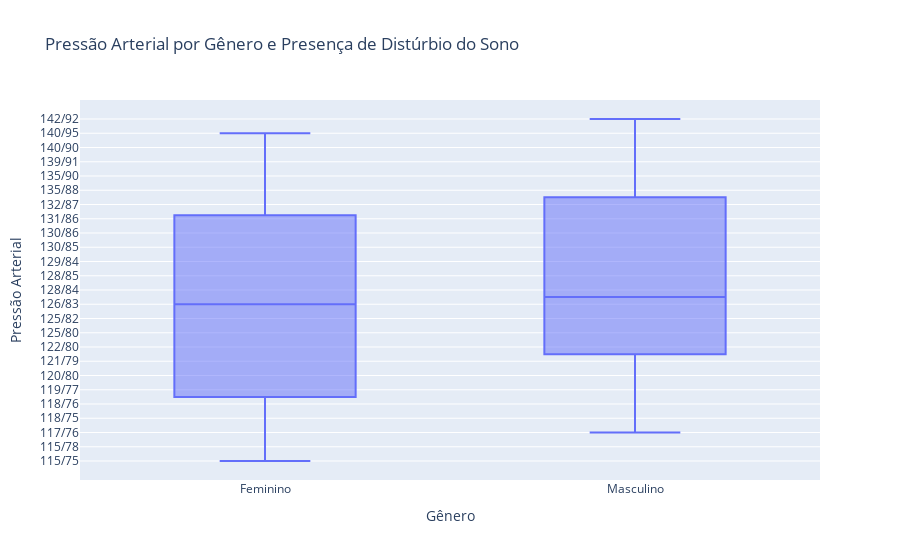

Here is the notebook cell this chart was saved with:
### Code cell
pressao = criar_tabela_agrupada('Pressão Arterial', 'Gênero').sort_values(by=['Pressão Arterial'], ascending=True).reset_index(drop=True)

fig = px.box(pressao, y='Pressão Arterial', x='Gênero', title='Pressão Arterial por Gênero e Presença de Distúrbio do Sono')
fig.show()

### Figure 1 — Plotly figure (JSON) as saved in the notebook; plotly's stock layout.template omitted (floating-point values rounded to 4 significant figures)
{"data": [{"alignmentgroup": "True", "hovertemplate": "Gênero=%{x}<br>Pressão Arterial=%{y}<extra></extra>", "legendgroup": "", "marker": {"color": "#636efa"}, "name": "", "notched": false, "offsetgroup": "", "orientation": "v", "showlegend": false, "type": "box", "x": ["Feminino", "Feminino", "Feminino", "Masculino", "Feminino", "Masculino", "Feminino", "Feminino", "Masculino", "Masculino", "Masculino", "Feminino", "Masculino", "Feminino", "Masculino", "Feminino", "Masculino", "Masculino", "Feminino", "Masculino", "Feminino", "Masculino", "Feminino", "Feminino", "Feminino", "Masculino", "Feminino", "Masculino", "Feminino", "Masculino", "Masculino", "Feminino", "Masculino"], "x0": " ", "xaxis": "x", "y": ["115/75", "115/78", "117/76", "117/76", "118/75", "118/76", "119/77", "120/80", "120/80", "121/79", "122/80", "125/80", "125/80", "125/82", "125/82", "126/83", "126/83", "128/84", "128/85", "129/84", "130/85", "130/85", "130/86", "131/86", "132/87", "132/87", "135/88", "135/88", "135/90", "139/91", "140/90", "140/95", "142/92"], "y0": " ", "yaxis": "y"}], "layout": {"boxmode": "group", "legend": {"tracegroupgap": 0}, "title": {"text": "Pressão Arterial por Gênero e Presença de Distúrbio do Sono"}, "xaxis": {"anchor": "y", "domain": [0, 1], "title": {"text": "Gênero"}}, "yaxis": {"anchor": "x", "domain": [0, 1], "title": {"text": "Pressão Arterial"}}}}
